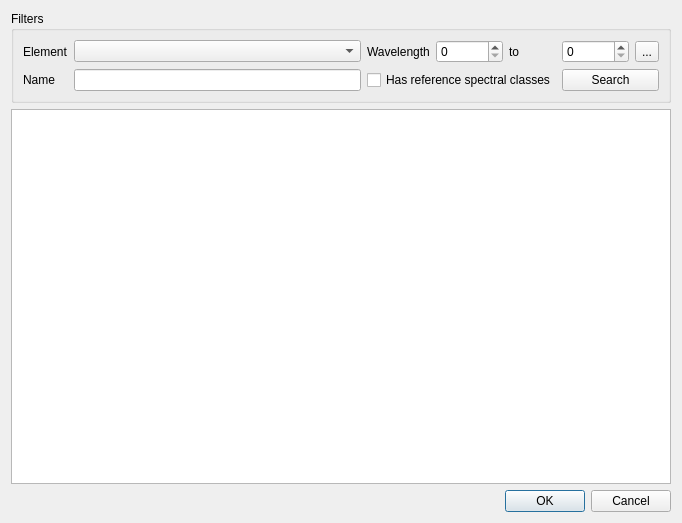
<?xml version="1.0" encoding="UTF-8"?>
<ui version="4.0">
 <class>LinesDialog</class>
 <widget class="QDialog" name="LinesDialog">
  <property name="geometry">
   <rect>
    <x>0</x>
    <y>0</y>
    <width>682</width>
    <height>523</height>
   </rect>
  </property>
  <property name="windowTitle">
   <string>Dialog</string>
  </property>
  <layout class="QGridLayout" name="gridLayout_2">
   <item row="0" column="0">
    <widget class="QGroupBox" name="groupBox">
     <property name="title">
      <string>Filters</string>
     </property>
     <layout class="QGridLayout" name="gridLayout">
      <item row="0" column="0">
       <widget class="QLabel" name="label">
        <property name="sizePolicy">
         <sizepolicy hsizetype="Minimum" vsizetype="Preferred">
          <horstretch>0</horstretch>
          <verstretch>0</verstretch>
         </sizepolicy>
        </property>
        <property name="text">
         <string>Element</string>
        </property>
       </widget>
      </item>
      <item row="0" column="1">
       <widget class="QComboBox" name="elements">
        <property name="sizePolicy">
         <sizepolicy hsizetype="MinimumExpanding" vsizetype="Fixed">
          <horstretch>0</horstretch>
          <verstretch>0</verstretch>
         </sizepolicy>
        </property>
       </widget>
      </item>
      <item row="0" column="2">
       <widget class="QLabel" name="label_2">
        <property name="text">
         <string>Wavelength</string>
        </property>
       </widget>
      </item>
      <item row="0" column="3">
       <widget class="QSpinBox" name="lambda_from">
        <property name="maximum">
         <number>9999999</number>
        </property>
       </widget>
      </item>
      <item row="0" column="4">
       <widget class="QLabel" name="label_3">
        <property name="sizePolicy">
         <sizepolicy hsizetype="Minimum" vsizetype="Preferred">
          <horstretch>0</horstretch>
          <verstretch>0</verstretch>
         </sizepolicy>
        </property>
        <property name="text">
         <string>to</string>
        </property>
       </widget>
      </item>
      <item row="0" column="5">
       <widget class="QSpinBox" name="lambda_to">
        <property name="maximum">
         <number>9999999</number>
        </property>
       </widget>
      </item>
      <item row="0" column="6">
       <widget class="QToolButton" name="pick_wavelengths">
        <property name="text">
         <string>...</string>
        </property>
       </widget>
      </item>
      <item row="1" column="0">
       <widget class="QLabel" name="label_4">
        <property name="text">
         <string>Name</string>
        </property>
       </widget>
      </item>
      <item row="1" column="1">
       <widget class="QLineEdit" name="name"/>
      </item>
      <item row="1" column="2" colspan="3">
       <widget class="QCheckBox" name="sp_types">
        <property name="text">
         <string>Has reference spectral classes</string>
        </property>
        <property name="checkable">
         <bool>true</bool>
        </property>
        <property name="checked">
         <bool>false</bool>
        </property>
       </widget>
      </item>
      <item row="1" column="5" colspan="2">
       <widget class="QPushButton" name="pushButton">
        <property name="text">
         <string>Search</string>
        </property>
       </widget>
      </item>
     </layout>
    </widget>
   </item>
   <item row="2" column="0">
    <widget class="QTableView" name="lines">
     <property name="editTriggers">
      <set>QAbstractItemView::NoEditTriggers</set>
     </property>
     <property name="selectionMode">
      <enum>QAbstractItemView::MultiSelection</enum>
     </property>
     <property name="selectionBehavior">
      <enum>QAbstractItemView::SelectRows</enum>
     </property>
     <attribute name="horizontalHeaderStretchLastSection">
      <bool>true</bool>
     </attribute>
    </widget>
   </item>
   <item row="3" column="0">
    <widget class="QDialogButtonBox" name="buttonBox">
     <property name="orientation">
      <enum>Qt::Horizontal</enum>
     </property>
     <property name="standardButtons">
      <set>QDialogButtonBox::Cancel|QDialogButtonBox::Ok</set>
     </property>
    </widget>
   </item>
  </layout>
 </widget>
 <resources/>
 <connections>
  <connection>
   <sender>buttonBox</sender>
   <signal>accepted()</signal>
   <receiver>LinesDialog</receiver>
   <slot>accept()</slot>
   <hints>
    <hint type="sourcelabel">
     <x>248</x>
     <y>254</y>
    </hint>
    <hint type="destinationlabel">
     <x>157</x>
     <y>274</y>
    </hint>
   </hints>
  </connection>
  <connection>
   <sender>buttonBox</sender>
   <signal>rejected()</signal>
   <receiver>LinesDialog</receiver>
   <slot>reject()</slot>
   <hints>
    <hint type="sourcelabel">
     <x>316</x>
     <y>260</y>
    </hint>
    <hint type="destinationlabel">
     <x>286</x>
     <y>274</y>
    </hint>
   </hints>
  </connection>
 </connections>
</ui>
